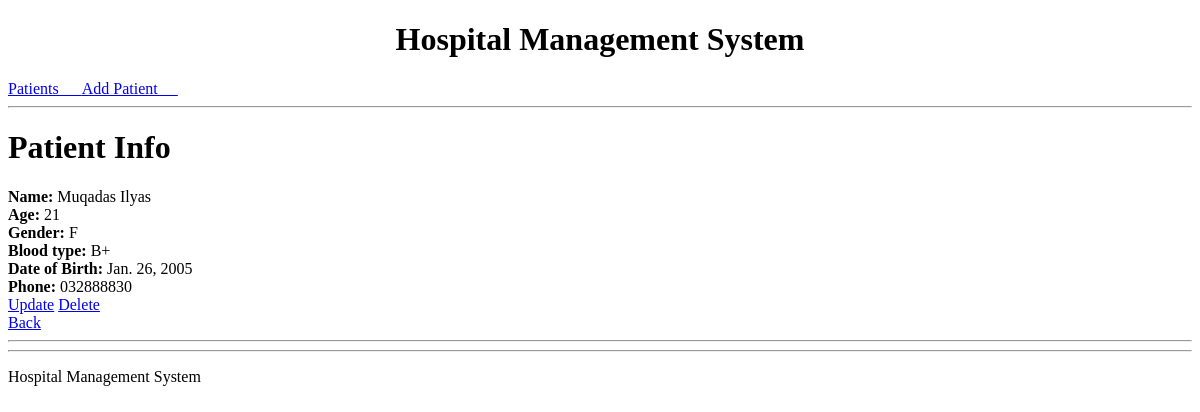
The page /patient/1/ on the database as committed earlier.
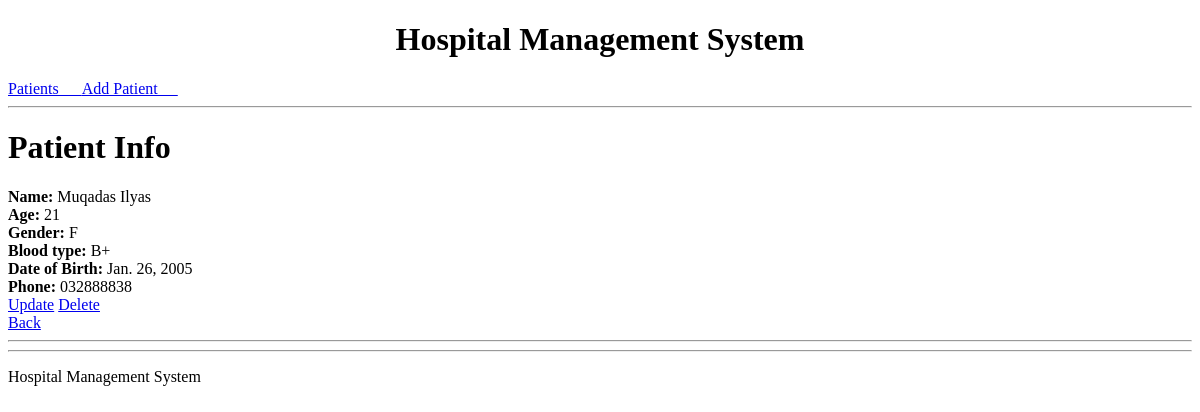
The same page on the database as committed later.
### patient/models.py (models this page shows, shortened)
class Patient(models.Model):
    id = models.AutoField(primary_key=True)
    first_name = models.CharField(max_length=100)
    last_name = models.CharField(max_length=100)
    age = models.IntegerField()
    gender_choices = {
        'M': 'Male',
        'F': 'Female',
    }
    gender = models.CharField(max_length=1, choices=gender_choices)
    blood_type = models.CharField(max_length=2)
    dob = models.DateField()
    phone = models.CharField(max_length=15)

### patient/views.py (the view)
# urls.py: path('<int:pk>/',views.PatientDetailView.as_view(), name='patient_detail'),
class PatientDetailView(DetailView):
    model=Patient
    context_object_name='patient'
    template_name = 'patient/patient_detail.html'

### patient/templates/patient/patient_detail.html (shortened to what this page needs)
{% extends "base.html" %}
{% block content %}
<h1>Patient Info</h1>
        <b>Name: </b>{{patient.first_name}} {{patient.last_name}}<br>
        <b>Age: </b>{{patient.age}}<br>
        <b>Gender: </b>{{patient.gender}} <br>
        <b>Blood type: </b> {{patient.blood_type}} <br>
        <b>Date of Birth: </b> {{patient.dob}} <br>
        <b>Phone: </b> {{patient.phone}} <br>
         <a href="{% url 'patient_update' patient.id %}">Update</a>
        <a href="{% url 'patient_delete' patient.id %}">Delete</a><br>
        <a href="{% url 'patient' %}">Back</a>
<hr>
{% endblock %}

Rows that differ between the two databases and show on the page:
changed Patient "Muqadas": phone "032888830" → "032888838"
